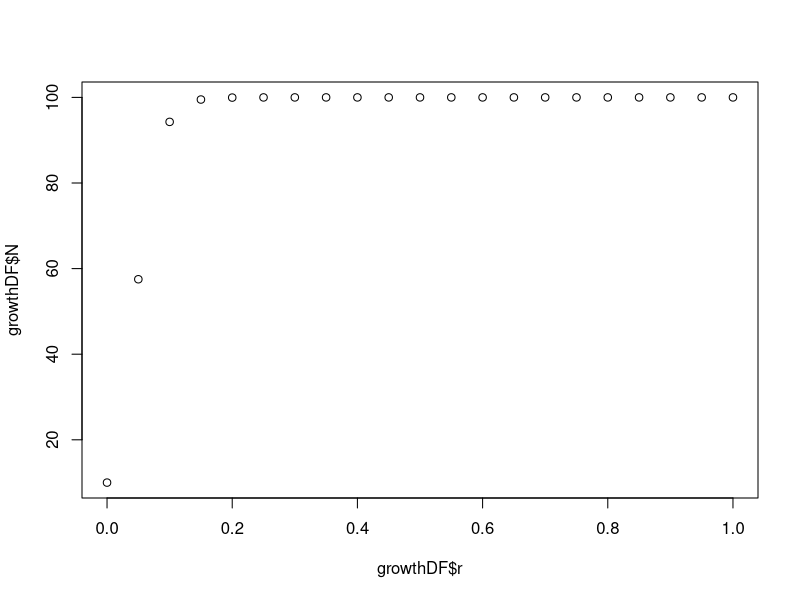

R code for this plot:
#For Loops
###########
#Sof Antelo 
#Comp Bio 6100
#2/12/26


#for (var in seq) { # start of for loop

# body of for loop 
# } # end of for loop

#var is a counter variable that will hold the current value of the loop
#seq is an integer vector (or a vector of character strings) that defines the starting and ending values of the loop

for (i in 1:5) {
  cat("stuck in a loop","\n")
  cat(3 + 2,"\n")
  cat(runif(1),"\n")
}

print(i)

# use a counter variable that maps to the position of each element
my_dogs <- c("chow","akita","malamute","husky","samoyed")
for (i in 1:length(my_dogs)){
  cat("i =",i,"my_dogs[i] =" ,my_dogs[i],"\n")
}

#potential hazard is if the vector we are working with is empty
#So, a safer way is to use seq_along function:
my_bad_dogs <- NULL
for (i in 1:length(my_bad_dogs)){
  cat("i =",i,"my_bad_dogs[i] =" ,my_bad_dogs[i],"\n")
}

for (i in seq_along(my_dogs)){
  cat("i =",i,"my_dogs[i] =" ,my_dogs[i],"\n")
}

#what happens when the vector is empty:
# This time we correctly skip my_bad_dogs and do not make the loop
for (i in seq_along(my_bad_dogs)){
  cat("i =",i,"my_bad_dogs[i] =" ,my_bad_dogs[i],"\n")
}

#constant that we use to define the length of the vector:
zz <- 5
for (i in seq_len(zz)){
  cat("i =",i,"my_dogs[i] =" ,my_dogs[i],"\n")
}


#Tip 1: dont do things in loops that you dont need to 
for (i in 1:length(my_dogs)){
  my_dogs[i] <- toupper(my_dogs[i])
  cat("i =",i,"my_dogs[i] =" ,my_dogs[i],"\n")
}
my_dogs <- tolower(my_dogs)

#Tip 2: Dont change object dimensions in the loop
my_dat <- runif(1)
for (i in 2:10) {
  temp <- runif(1) #temporary, random number
  my_dat <- c(my_dat,temp) # do not change vector size in the loop!
  #cat("loop number =",i,"vector element =", my_dat[i],"\n")
}
print(my_dat)

#Tip 3:  Don't write a loop if you can vectorize an operation
#Even efficients loop will always take longer than vector
my_dat <- 1:10
for (i in seq_along(my_dat)) {
  my_dat[i] <-  my_dat[i] + my_dat[i]^2
  cat("loop number =",i,"vector element =", my_dat[i],"\n")
}
#No loop is needed here
z <- 1:10
z <- z + z^2
print(z)
###
  ##because R is based in math: 
  ###a plain equation will not require a loop, 
  ###will be fast
###

#Tip 4: Always remember the difference between i and z[i]
z <- c(10,2,4)
for (i in seq_along(z)) {
  cat("i =",i,"z[i] = ",z[i],"\n")
}
print(i)

#Tip 5: Use next to skip elements in loop
z <- 1:20
#what if we want to work with only the odd-numbers?
for(i in seq_along((z))){
  if(i %% 2==0) next
  print(i)
}

#next is a control structure that skips, in response to if
# Another method, probably faster (why?)
z <- 1:20
zsub <- z[z %% 2!=0] # contrast with logical expression in previous if statement!
length(z)
for (i in seq_along(zsub)) {
  cat("i = ",i,"zsub[i] = ",zsub[i],"\n")
}

################

# LOGISTIC GROWTH FUNCTION
######################################################
# Function Name: logistic_growth
#
# Purpose:
#   Simulates continuous-time logistic population growth using the
#   closed-form solution to the logistic differential equation.
#   Returns a tidy dataframe suitable for plotting or further analysis.
#
# Inputs:
#   N0 (numeric)  : Initial population size at time t = 0
#   r  (numeric)  : Intrinsic growth rate
#   K  (numeric)  : Carrying capacity
#   t_max (numeric) : Maximum simulation time
#   dt (numeric)  : Time step used to generate the time vector
#
# Output:
#   data.frame containing:
#     time (numeric)        : Time values from 0 to t_max
#     population (numeric)  : Population size N(t) at each time
#     N0 (numeric)          : Initial population parameter used
#     r (numeric)           : Growth rate parameter used
#     K (numeric)           : Carrying capacity parameter used
######################################################
logistic_growth <- function(
  N0 = 10,
  r  = 0.3,
  K  = 100,
  t_max = 50,
  dt = 0.1
){
  
  # time vector
  time <- seq(0, t_max, by = dt)
  
  # logistic equation (closed-form solution)
  N <- K / (1 + ((K - N0) / N0) * exp(-r * time))
  
  # return tidy dataframe
  data.frame(
    time = time,
    population = N,
    N0 = N0,
    r = r,
    K = K
  )
}
######################################################
# END FUNCTION

# look at parameter space of the logistic growth model with loop

r_vec <- seq(0,1,by = .05) #vector of little r's
container_vec <- rep(NA, length(r_vec))

print(r_vec[i])
for(i in seq_along(r_vec)){
  temp_df <- logistic_growth(r = r_vec[i])
  max_n <- max(temp_df$population)
  container_vec[i] <- max_n
  print(max_n)
}

container_vec
growthDF <- data.frame(r = r_vec, N = container_vec)

head(growthDF)

plot(growthDF$r, y = growthDF$N) #kind of like a summary of the model rather than just one run
##############
